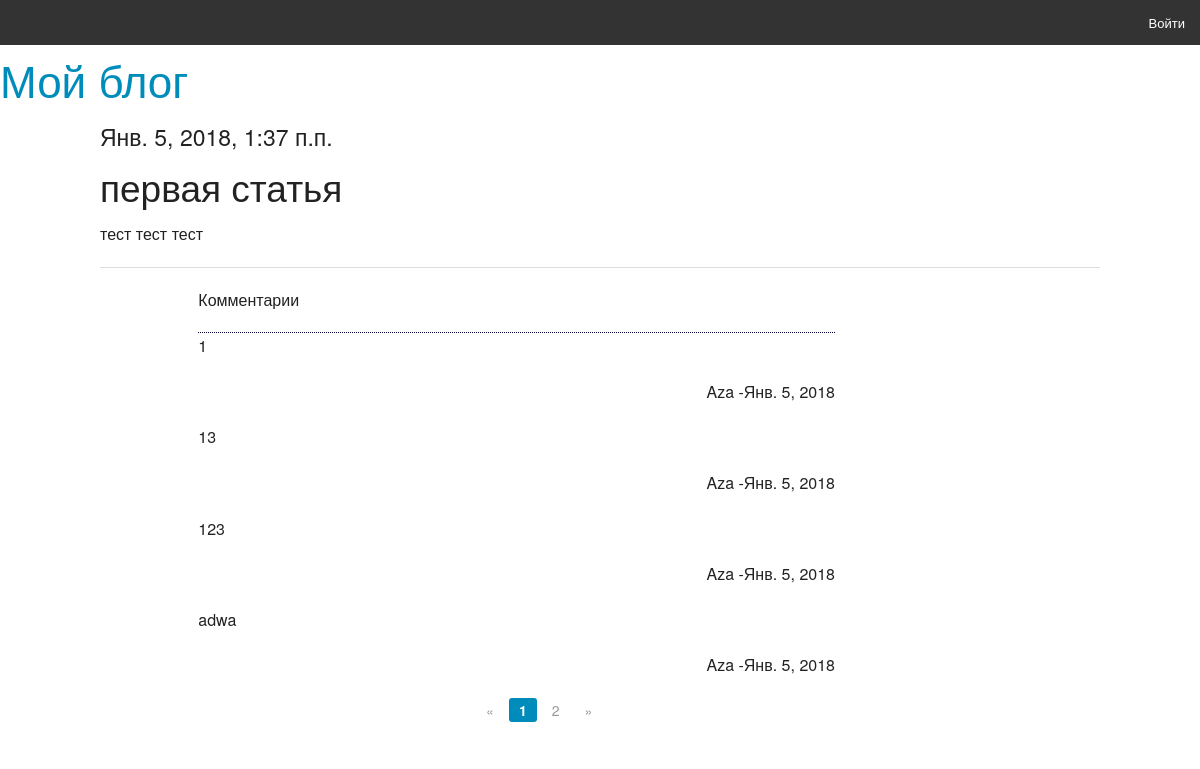
Screenshot of /articles/get/1/ with the database file from the repository.
### article/models.py (models this page shows)
class Article(models.Model):
    class Meta():
        db_table = "article"
    article_title = models.CharField(max_length = 200)
    article_text = models.TextField()
    article_date = models.DateTimeField()
    article_likes = models.IntegerField(default=0)

class Comments(models.Model):
    class Meta():
        db_table = 'comments'
    comments_text = models.TextField(verbose_name="Текст комментария")
    comments_article = models.ForeignKey(Article, on_delete=models.CASCADE)
    comments_date = models.DateField('date',auto_now=True)
    comments_author = models.ForeignKey(User, on_delete=models.CASCADE)

### article/views.py (the view)
# urls.py: path('articles/get/<int:article_id>/', views.article),
def article(request, page_comments_number=1, article_id=1):
    comment_form = CommentForm
    all_comments = Comments.objects.all()
    args = {}
    args.update(csrf(request))
    args['article'] = Article.objects.get(id=article_id)
    current_page_comments_filter = all_comments.filter(comments_article_id=article_id)
    current_page_comments = Paginator(current_page_comments_filter, 4)
    args['comments'] = current_page_comments.page(page_comments_number)
    args['form'] = comment_form
    args['username'] = auth.get_user(request).username
    return render_to_response('article.html', args)

### article/templates/article.html (shortened to what this page needs)
{% extends 'main.html' %}
{% block article %}
<h4>{{ article.article_date }}</h4>
<h2>{{ article.article_title }}</h2>
<p>{{ article.article_text }}</p>
<hr>
    <div class="large-offset-1 large-8 columns">
<p>Комментарии</p>
    <div height="1" style="border-bottom: 1px dotted #000033; "></div>
{% for comment in comments %}
   <p>{{ comment.comments_text }}</p>
    <p align="right"> {{ comment.comments_author.username}} -{{comment.comments_date}}</p>
{% endfor %}
   <div class="row">
        <div class="large-5 large-offset-5 columns">
            <ul class="pagination">
                {% if comments.has_previous %}
                    <li class="arrow"><a href="/articles/{{ article.id }}/get/{{ comments.previous_page_number }}/">&laquo;</a></li>
                {% else %}
                    <li class="arrow unavailable"><a href="">&laquo;</a></li>
                {% endif %}
                {% for page in comments.paginator.page_range %}
                    {% if page == comments.number %}
                        <li class="current"><a href="/articles/{{ article.id }}/get/{{ page }}/">{{ page }}</a></li>
                    {% else %}
                        <li><a href="/articles/{{ article.id }}/get/{{ page }}/">{{ page }}</a></li>
                    {% endif %}
                {% endfor %}
                {% if comments.has_next %}
                    <li class="arrow"><a href="/articles/{{ article.id }}/get/{{ comments.next_page_number }}/">&raquo;</a></li>
                {% else %}
                    <li class="arrow unavailable"><a href="">&raquo;</a></li>
                {% endif %}
            </ul>
        </div>
   </div>
    </div>
{% endblock %}

### rows the page displays
Article: article_date "Янв. 5, 2018, 1:37 п.п.", article_title "первая статья", article_text "тест тест тест"
Comments: comments_text "1", comments_author.username "Aza", comments_date "Янв. 5, 2018"
Comments: comments_text "13", comments_author.username "Aza", comments_date "Янв. 5, 2018"
Comments: comments_text "123", comments_author.username "Aza", comments_date "Янв. 5, 2018"
Comments: comments_text "adwa", comments_author.username "Aza", comments_date "Янв. 5, 2018"

### other values shown
{{ page }} "1"
{{ page }} "2"
